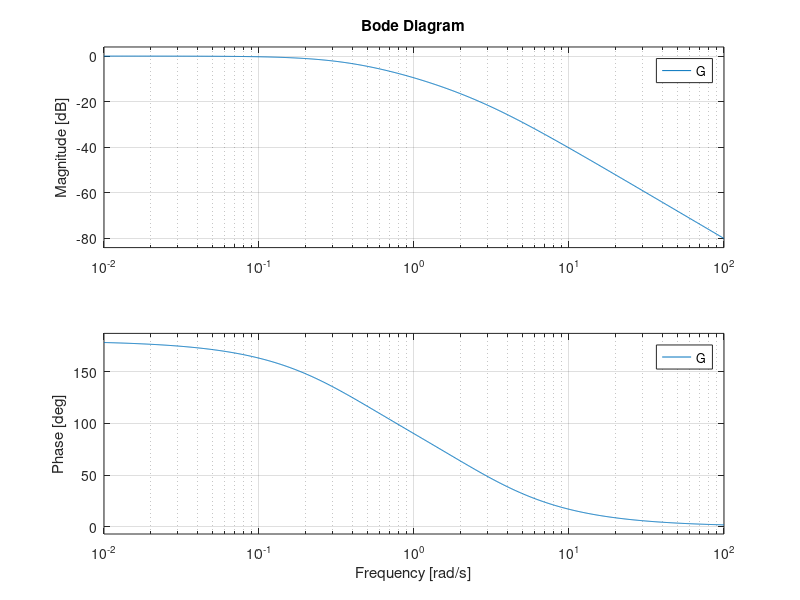

This figure's MATLAB source:
%% Example 8
%
% (To read the Mathematics in the comments, *publish* this script.)
% 
% Recast Example 7 as a Simulink problem, but for simplicity use parameters 
% $R_1 = R_2 = R_3 = 1\; \Omega$, and $C_1 = C_2 = 1\;\mathrm{F}$. 
%
% Calculate the step response using transfer functions and check with Simulink.
%
% From a previous analysis the transfer function is:
%
% $$G(s) = \frac{V_\mathrm{out}}{V_\mathrm{in}} = \frac{-1}{R_1\left[(1/R_1 + 1/R_2 + 1/R_3 + sC_1)(sR_3C_2) + 1/R_2\right]}$$
%
% so substituting the component values we get:
%
% $$G(s) = \frac{V_\mathrm{out}}{V_\mathrm{in}} = \frac{-1}{s^2 + 3s + 1}$$
%
% We can find the step response by letting $v_\mathrm{in}(t) = u_0(t)$ so that
% $V_\mathrm{in}(s)=1/s$ then 
%
% $$V_\mathrm{out}(s) = \frac{-1}{s^2 + 3s + 1}\frac{1}{s}$$
% 
% We can solve this by partial fraction expansion and inverse Laplace transform
% as is done in the text book with the help of Matlab's `residue` function.
%
% Here, howver we'll use the LTI block that was introduced in the lecture.
%%
% Define the circuit as a transfer function
G = tf([-1],[1 3 1])
%% 
% step response is then:
step(G)
% Simples!
%% 
% Let's go a bit further by finding the frequency response:
bode(G)